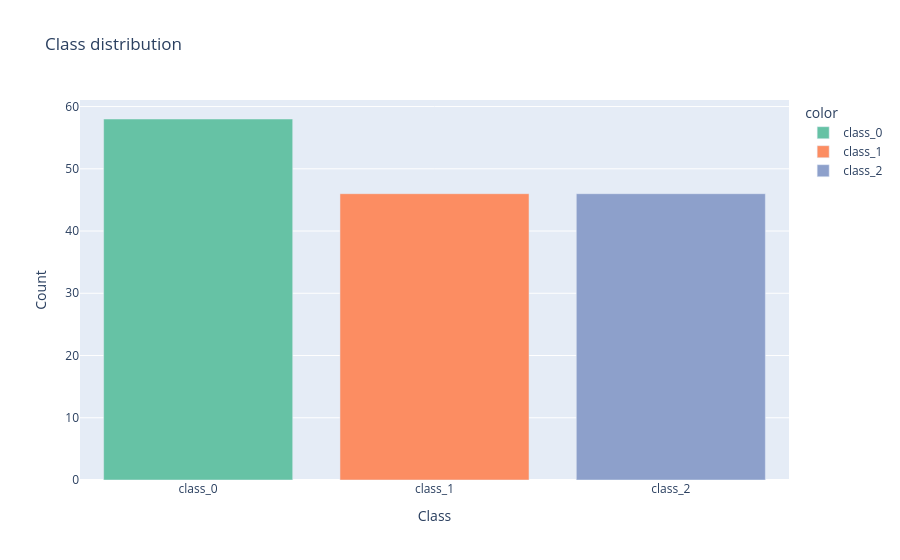

This figure's notebook cell:
### Code cell
class_counts = np.bincount(dataset.y, minlength=len(dataset.classes))
fig = px.bar(
    x=dataset.classes,
    y=class_counts,
    labels={"x": "Class", "y": "Count"},
    title="Class distribution",
    color=dataset.classes,
    color_discrete_sequence=px.colors.qualitative.Set2,
)

fig.show()
for class_name, count in zip(dataset.classes, class_counts):
    print(f"{class_name}: {count}")

### Figure 1 — Plotly figure (JSON) as saved in the notebook; plotly's stock layout.template omitted (floating-point values rounded to 4 significant figures)
{"data": [{"hovertemplate": "color=class_0<br>Class=%{x}<br>Count=%{y}<extra></extra>", "legendgroup": "class_0", "marker": {"color": "rgb(102,194,165)", "pattern": {"shape": ""}}, "name": "class_0", "orientation": "v", "showlegend": true, "textposition": "auto", "type": "bar", "x": ["class_0"], "xaxis": "x", "y": [58], "yaxis": "y"}, {"hovertemplate": "color=class_1<br>Class=%{x}<br>Count=%{y}<extra></extra>", "legendgroup": "class_1", "marker": {"color": "rgb(252,141,98)", "pattern": {"shape": ""}}, "name": "class_1", "orientation": "v", "showlegend": true, "textposition": "auto", "type": "bar", "x": ["class_1"], "xaxis": "x", "y": [46], "yaxis": "y"}, {"hovertemplate": "color=class_2<br>Class=%{x}<br>Count=%{y}<extra></extra>", "legendgroup": "class_2", "marker": {"color": "rgb(141,160,203)", "pattern": {"shape": ""}}, "name": "class_2", "orientation": "v", "showlegend": true, "textposition": "auto", "type": "bar", "x": ["class_2"], "xaxis": "x", "y": [46], "yaxis": "y"}], "layout": {"barmode": "relative", "legend": {"title": {"text": "color"}, "tracegroupgap": 0}, "title": {"text": "Class distribution"}, "xaxis": {"anchor": "y", "domain": [0, 1], "title": {"text": "Class"}}, "yaxis": {"anchor": "x", "domain": [0, 1], "title": {"text": "Count"}}}}
